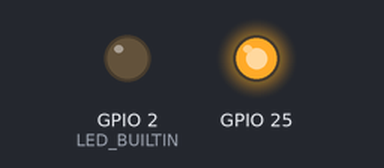
Simulated run of this sketch. Board: ESP32. On the bench: output pins drawn as LEDs (lit = HIGH).

Above: at 0.2 s.
At 1.0 s:
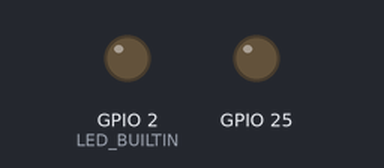
At 5.0 s:
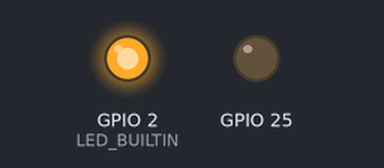
Timing chart, 0 to 6.9 s (numbered marks = the images above):
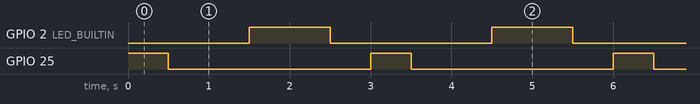

The sketch:

ArduinoGetStarted_06_LED_Blink.ino
```cpp
// [DIGITAL] GND -> +30
// [PWM] -9 -> 25e
// RES 25c -> 20c
// LED DIODE 20a+ -> +23

void setup()
{
  pinMode(25,OUTPUT);
  pinMode(LED_BUILTIN,OUTPUT);
}

void loop()
{
  digitalWrite(25,HIGH);
  delay(500);
  digitalWrite(25,LOW);
  delay(1000);
  digitalWrite(LED_BUILTIN,HIGH);
  delay(1000);
  digitalWrite(LED_BUILTIN,LOW);
  delay(500);
}
```

Measured:
- by itself, GPIO 2 (LED_BUILTIN): alternates HIGH for 1.0 s and LOW for 2.0 s
- by itself, GPIO 25: alternates HIGH for 0.50 s and LOW for 2.5 s
- by itself, everything shown: repeats every 3.0 s, in 4 steps
